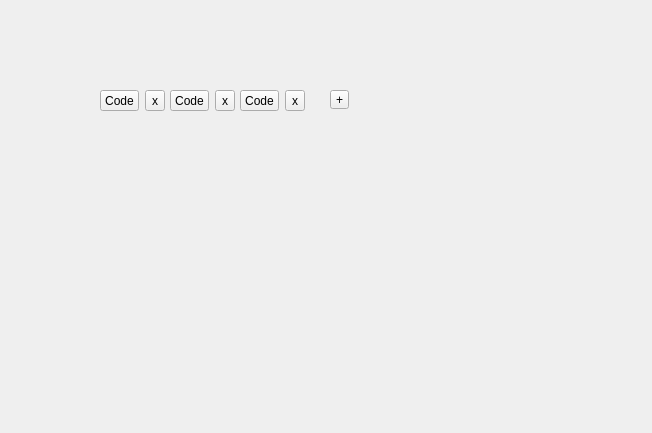
<?xml version="1.0" encoding="UTF-8"?>
<ui version="4.0">
 <class>FilterWidget</class>
 <widget class="QWidget" name="FilterWidget">
  <property name="geometry">
   <rect>
    <x>0</x>
    <y>0</y>
    <width>652</width>
    <height>433</height>
   </rect>
  </property>
  <property name="windowTitle">
   <string>Form</string>
  </property>
  <widget class="QWidget" name="layoutWidget">
   <property name="geometry">
    <rect>
     <x>170</x>
     <y>90</y>
     <width>65</width>
     <height>21</height>
    </rect>
   </property>
   <layout class="QHBoxLayout" name="horizontalLayout_2">
    <item>
     <widget class="QToolButton" name="toolButton_3">
      <property name="text">
       <string>Code</string>
      </property>
     </widget>
    </item>
    <item>
     <widget class="QToolButton" name="toolButton_4">
      <property name="text">
       <string>x</string>
      </property>
     </widget>
    </item>
   </layout>
  </widget>
  <widget class="QWidget" name="layoutWidget_2">
   <property name="geometry">
    <rect>
     <x>240</x>
     <y>90</y>
     <width>65</width>
     <height>21</height>
    </rect>
   </property>
   <layout class="QHBoxLayout" name="horizontalLayout_3">
    <item>
     <widget class="QToolButton" name="toolButton_5">
      <property name="text">
       <string>Code</string>
      </property>
     </widget>
    </item>
    <item>
     <widget class="QToolButton" name="toolButton_6">
      <property name="text">
       <string>x</string>
      </property>
     </widget>
    </item>
   </layout>
  </widget>
  <widget class="QToolButton" name="toolButton_7">
   <property name="geometry">
    <rect>
     <x>330</x>
     <y>90</y>
     <width>19</width>
     <height>19</height>
    </rect>
   </property>
   <property name="text">
    <string>+</string>
   </property>
  </widget>
  <widget class="QLabel" name="label">
   <property name="geometry">
    <rect>
     <x>30</x>
     <y>90</y>
     <width>47</width>
     <height>13</height>
    </rect>
   </property>
   <property name="text">
    <string/>
   </property>
   <property name="pixmap">
    <pixmap resource="../clientresources.qrc">:/resources/glyphs/4.png</pixmap>
   </property>
  </widget>
  <widget class="QWidget" name="">
   <property name="geometry">
    <rect>
     <x>100</x>
     <y>90</y>
     <width>65</width>
     <height>21</height>
    </rect>
   </property>
   <layout class="QHBoxLayout" name="horizontalLayout">
    <item>
     <widget class="QToolButton" name="toolButton">
      <property name="text">
       <string>Code</string>
      </property>
     </widget>
    </item>
    <item>
     <widget class="QToolButton" name="toolButton_2">
      <property name="text">
       <string>x</string>
      </property>
     </widget>
    </item>
   </layout>
  </widget>
 </widget>
 <resources>
  <include location="../clientresources.qrc"/>
 </resources>
 <connections/>
</ui>
